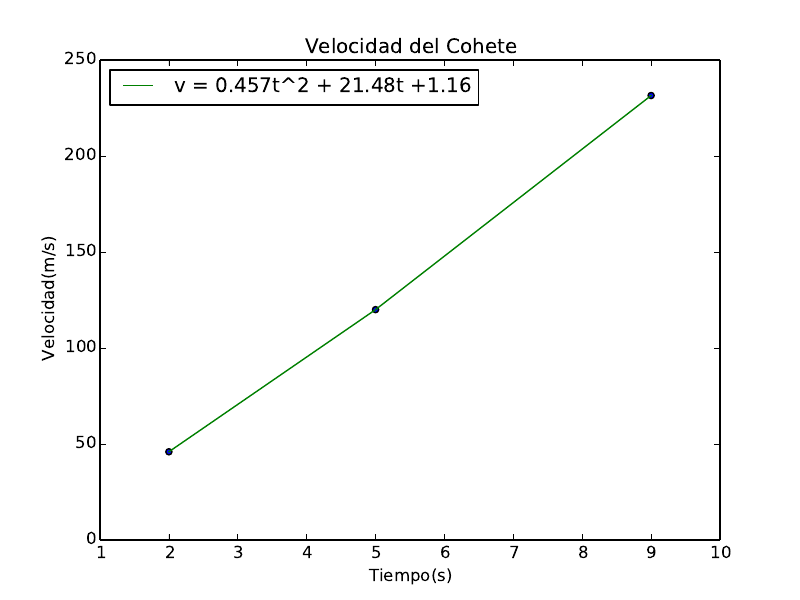

Here is the Python script that generated this plot:
#este script toma una matriz cuadrada y aplica el sistema de eliminacion gaussiana
import numpy as np
import matplotlib.pyplot as plt


ma =np.array(([4,2,1],[25,5,1],[81,9,1]))
v=[45.948,119.985,231.497]
print "ma*a=v","donde a es el vector de aceleraciones"

def eliminacion_g (m,vec):
	m=np.float_(m)
	vec=np.float_(vec)
	for i in range(0,len(vec)):	
		vec[i] = vec[i]/m[i,i]
		m[i,:] = m[i,:]/m[i,i]					#unos en la diagonal
		
		
		for j in range(i+1,len(vec)):
			vec[j] = vec[j] - m[j,i]* vec[i]
			m[j,:] = m[j,:] - m[j,i]* m[i,:]			#ceros
	

	
	return m,vec
	

mat,vect = eliminacion_g(ma,v)

a3=vect[2]
a2=vect[1]-mat[1,2]*a3
a1=vect[0]-mat[0,1]*a2-mat[0,2]*a3


t=[2,5,9]
p1=a1*t[0]**2+a2*t[0]+a3
p2=a1*t[1]**2+a2*t[1]+a3
p3=a1*t[2]**2+a2*t[2]+a3
p=[p1,p2,p3]
plt.plot(t,p,label="v = 0.457t^2 + 21.48t +1.16",c="green")
plt.scatter(t,p)
plt.xlabel("Tiempo(s)")
plt.ylabel("Velocidad(m/s)")
plt.legend(loc="upper left")
plt.title("Velocidad del Cohete")
plt.savefig("VelocidadCohete.pdf")
plt.close()

#velocidad en tiempo 7
T=7
V7= a1*T**2 + a2*T + a3
print "a es igual a:", a1,a2,a3
print "La Velocidad a los 7 segundos es", V7

